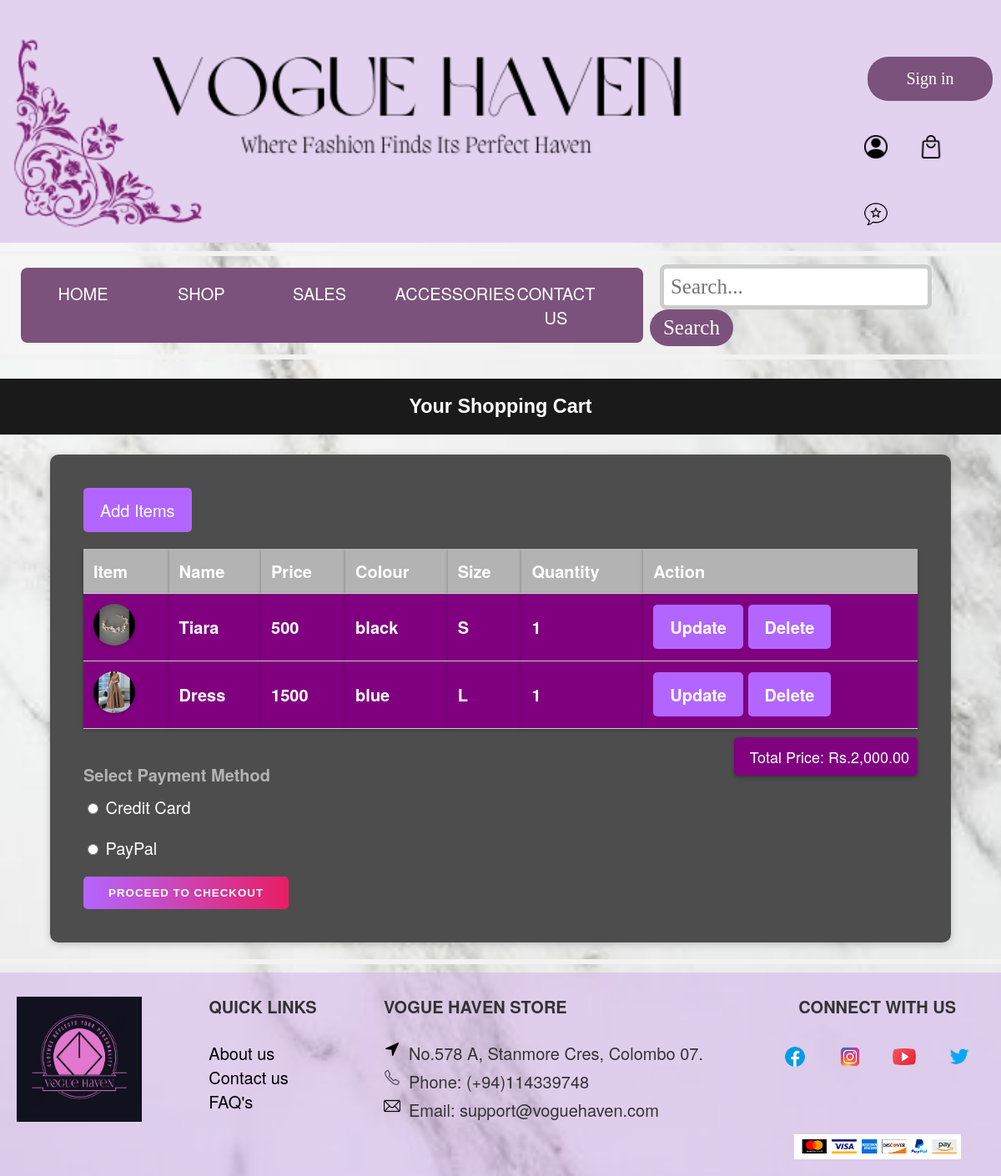
Page /viewcart.php on the committed database.
### tables this page shows
CREATE TABLE `cart` (
  `CartID` int(11) NOT NULL,
  `ItemID` varchar(10) NOT NULL,
  `Colour` varchar(20) NOT NULL,
  `Size` varchar(10) NOT NULL,
  `Quantity` int(10) NOT NULL
);

CREATE TABLE `item` (
  `Item_id` varchar(5) NOT NULL,
  `Item_name` varchar(50) NOT NULL,
  `Category` varchar(50) NOT NULL,
  `Price` float NOT NULL,
  `Quantity` int(5) NOT NULL,
  `Description` varchar(500) NOT NULL,
  `Image` varchar(1000) NOT NULL
);

### viewcart.php (the view, shortened to what this page needs)
<?php
include 'config.php';
function calculateTotalPrice($conn) {
    $totalPrice = 0;
    $sql = "SELECT cart.Quantity, item.Price
            FROM cart
            JOIN item ON cart.ItemID = item.Item_id";
    $result = mysqli_query($conn, $sql);
    if ($result) {
        while ($row = mysqli_fetch_assoc($result)) {
            $quantity = $row['Quantity'];
            $price = $row['Price'];
            $totalPrice += $quantity * $price;
        }
    }
    return number_format($totalPrice, 2);
}
?>
<!DOCTYPE html>
<html>
<head>
    <link rel="stylesheet" href="https://cdnjs.cloudflare.com/ajax/libs/font-awesome/5.15.3/css/all.min.css">
	<link rel="stylesheet" href="styles/styles.css">
	<link rel="stylesheet" href="styles/view.css">
</head>
<?php
		include_once 'header.php';
?>
<h3>Your Shopping Cart</h3>
<div class="container11">
    <a href="shop.php" class="btn">Add Items</a>
    <table>
        <thead>
        <tr>
            <th>Item</th>
            <th>Name</th>
            <th>Price</th>
            <th>Colour</th>
            <th>Size</th>
            <th>Quantity</th>
            <th>Action</th>
        </tr>
        </thead>
        <tbody>
        <?php
        $sql = "SELECT cart.ItemID, cart.CartID, item.Image, item.Item_name, item.Price, cart.Colour, cart.Size, cart.Quantity
                FROM cart
                JOIN item ON cart.ItemID = item.Item_id";
        $result = mysqli_query($conn, $sql);
        if ($result) {
            while ($row = mysqli_fetch_assoc($result)) {
				$cart_id = $row['CartID'];
                $item = $row['Image'];
                $name = $row['Item_name'];
                $price = $row['Price'];
                $colour = $row['Colour'];
                $size = $row['Size'];
                $quantity = $row['Quantity'];
                ?>
                <tr>
                    <td><img src="upload/<?php echo $item; ?>" alt="Item" id="picture"></td>
                    <td><?php echo $name; ?></td>
                    <td><?php echo $price; ?></td>
                    <td><?php echo $colour; ?></td>
                    <td><?php echo $size; ?></td>
                    <td><?php echo $quantity; ?></td>
                    <td>
                        <a href="updatenew.php?updateid=<?php echo $cart_id; ?>" class="btn">Update</a>
                        <a href="deletenew.php?deleteid=<?php echo $cart_id; ?>" class="btn">Delete</a>
                    </td>
                </tr>
                <?php
            }
        }
        ?>
        </tbody>
    </table>
    <p id="totalPrice">Total Price: Rs.<?php echo calculateTotalPrice($conn); ?></p>
    <div class="payment-method" id="paymentForm">
        <h4>Select Payment Method</h4>
        <form method="post">
            <div class="form-group">
                <input type="radio" id="credit-card" name="payment-method" value="credit-card">
                <label for="credit-card">Credit Card</label>
            </div>
            <div class="form-group">
                <input type="radio" id="paypal" name="payment-method" value="paypal">
                <label for="paypal">PayPal</label>
            </div>
            <input type="submit" id="checkout-button" name="submit-payment" value="Proceed to Checkout" disabled>
        </form>
    </div>
</div>
<?php
		include_once 'footer.php';
?>

### styles/styles.css (style rules this page uses)
body { background-image : url("../images/background.jpg") ; background-size : cover; font-family: Garamond; font-size: 20px; }

### styles/view.css (style rules this page uses)
body { font-family: "Helvetica Neue", Arial, sans-serif; background-color: #f8f8f8; color: #333; margin: 0; padding: 0; }
h3 { text-align: center; padding: 20px; background-color: #1A1A1A; color: #fff; font-family: "Arial Black", sans-serif; }
.container11 { max-width: 1000px; margin: 20px auto; padding: 40px; box-shadow: 0 2px 10px rgba(0, 0, 0, 0.2); border-radius: 10px; background-color: #4D4D4D; color: #fff; }
.btn { display: inline-block; padding: 12px 20px; background-color: #B266FF; color: #fff; text-decoration: none; border-radius: 5px; transition: background-color 0.3s ease; }
table { width: 100%; border-collapse: collapse; margin-top: 20px; }
th, td { padding: 12px; text-align: left; border-bottom: 1px solid #ccc; color: #FFFF; background-color: purple; font-weight: bold; box-shadow: 0 2px 4px rgba(0, 0, 0, 0.3); }
th { background-color: #B3B3B3; color: #fff; font-weight: bold; }
#picture { max-width: 50px; max-height: 50px; border-radius: 50%; box-shadow: 0 2px 4px rgba(0, 0, 0, 0.2); }
p { margin-top: 10px; text-align: right; font-size: 18px; color: #FFF; background-color: purple; padding: 10px; border-radius: 5px; box-shadow: 0 2px 4px rgba(0, 0, 0, 0.3); width:20%; float:right; }
.payment-method { margin-top: 40px; }
.payment-method h4 { margin-bottom: 10px; font-weight: bold; color: #B3B3B3; }
.form-group { margin-bottom: 20px; }
#checkout-button { padding: 12px 30px; background-image: linear-gradient(to right, #B266FF, #E91E63); color: #fff; border: none; border-radius: 5px; cursor: pointer; font-weight: bold; text-transform: uppercase; letter-spacing: 1px; transition: background-color 0.3s ease; }

### rows in the picture
cart: ItemID.Image (picture), ItemID.Item_name "Tiara", ItemID.Price "500", Colour "black", Size "S", Quantity "1"
cart: ItemID.Image (picture), ItemID.Item_name "Dress", ItemID.Price "1500", Colour "blue", Size "L", Quantity "1"

### other values in the picture
calculateTotalPrice($conn) "2,000.00"
